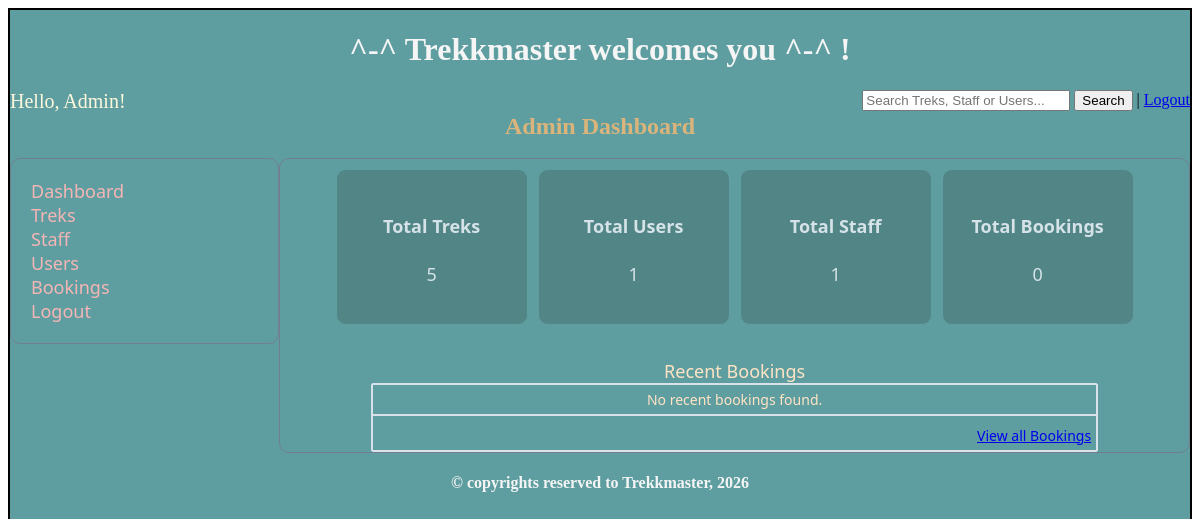
/admin, run on an earlier commit of the app's database.
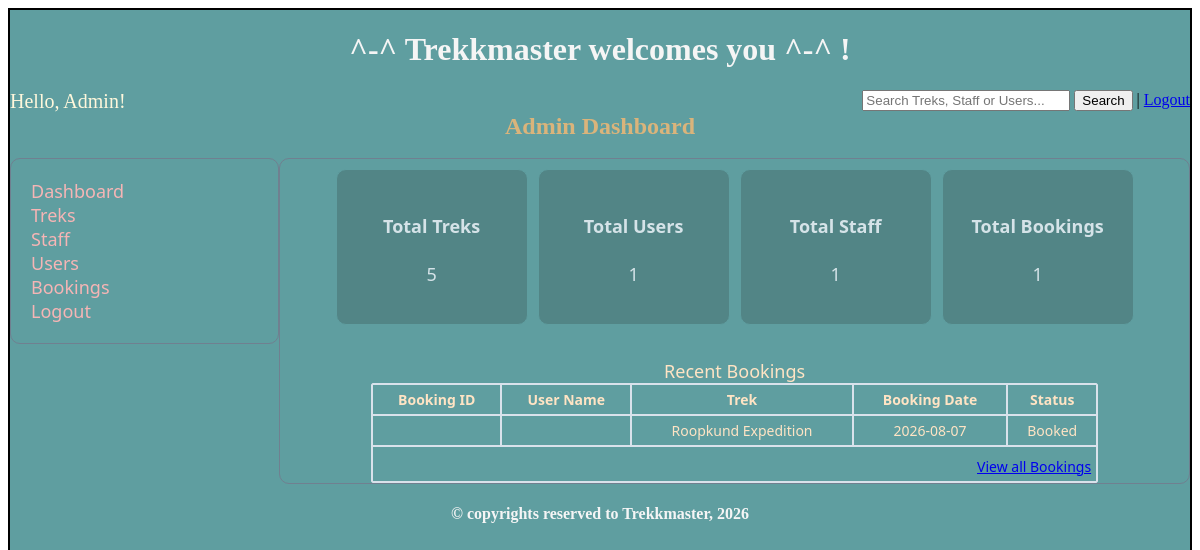
And on a later commit of the database.
### models.py (models this page shows)
class Bookings(db.Model):
    __tablename__='bookings'
    booking_id = db.Column(db.Integer, primary_key=True, autoincrement=True)
    trekker_id = db.Column(db.Integer, db.ForeignKey('trekker.trekker_id'), nullable=False)
    trek_id = db.Column(db.Integer, db.ForeignKey('trek.trek_id'), nullable=False)
    booking_date = db.Column(db.Date, nullable = False)
    status = db.Column(db.Integer, nullable=False, default=0)  #0-booked, 1-cancelled, 2-completed
    payment_status = db.Column(db.Integer, nullable=False, default=0)  #0-pending, 1-paid, 2-refunded

class Trek(db.Model):
    __tablename__='trek'
    trek_id = db.Column(db.Integer, primary_key=True, autoincrement=True)
    trek_name = db.Column(db.String, unique = True, nullable = False)
    location = db.Column(db.String, nullable = False)
    difficulty = db.Column(db.Integer, nullable=False, default=0)  #0-easy, 1-moderate, 2- hard
    staff_assigned = db.Column(db.Integer, db.ForeignKey('staff.staff_id'), nullable = False)
    status = db.Column(db.Integer, nullable=False, default=0)  #0-open, 1-closed, 2- completed
    duration = db.Column(db.Integer, nullable = False)
    description = db.Column(db.String, nullable = False)
    av_slots = db.Column(db.Integer, nullable = False)
    st_date = db.Column(db.Date, nullable = False)
    en_date = db.Column(db.Date, nullable = False)
    bookings = db.relationship("Bookings", cascade="all, delete", backref="trek")

### controller.py (the view)
@app.route('/admin')
def admin_dash():
    total_treks = Trek.query.filter(Trek.status != 4).count()
    total_users = Trekker.query.filter_by(status=0).count()
    total_staff = Staff.query.filter_by(status=1).count()
    total_bookings = Bookings.query.count()
    recent_bookings = Bookings.query.order_by(Bookings.booking_id.desc()).limit(3).all()
    return render_template("admin_dash.html", total_treks=total_treks,total_users=total_users,total_staff=total_staff,total_bookings=total_bookings,recent_bookings=recent_bookings)

### templates/admin_dash.html (shortened to what the changed rows need)
<!DOCTYPE html>
<html lang="en">
<head>
    <link rel="stylesheet" href="/static/main.css">
</head>
<body>
    <div class="container">
        <div class="center">
            <h1>^-^ Trekkmaster welcomes you ^-^ !</h1>
        </div>
        <h2 class="heading">Admin Dashboard</h2>
        <br>
        <div style="display: flex;">
            <div class="dash_style">
                <div style="display:flex; justify-content: center; gap:10px; margin-bottom: 10px; margin-top: 10px;">
                    <div class="single-metrics-card">
                        <h4>Total Bookings</h4>
                        <p>{{ total_bookings }}</p>
                    </div>
                </div>
                <br>
                <table class="table" name="Bookings">
                    <caption style="font-size: 18px;">Recent Bookings</caption>
                    {% for booking in recent_bookings %}
                    <tr>
                        <th>Booking ID</th>
                        <th>User Name</th>
                        <th>Trek</th>
                        <th>Booking Date</th>
                        <th>Status</th>
                    </tr>
                    <tr>
                        <td>{{ booking.id }}</td>
                        <td>{{ booking.trekker.name }}</td>
                        <td>{{ booking.trek.trek_name }}</td>
                        <td>{{ booking.booking_date.strftime('%Y-%m-%d') }}</td>
                        <td>
                            {% if booking.status == 0 %}Booked
                            {% elif booking.status == 1 %}Cancelled
                            {% elif booking.status == 2 %}Completed
                            {% endif %}
                        </td>
                    </tr>
                    {% else %}
                    <tr>
                        <td colspan="5">No recent bookings found.</td>
                    </tr>
                    {% endfor %}
                </table>
            </div>
        </div>
    </div>
</body>
</html>

What changed in the data, as far as the page shows it:
added Bookings: trek.trek_name "Roopkund Expedition", booking_date "2026-08-07", status "Booked"
Also different on the page:
{{ total_bookings }}: "0" → "1"
text no longer shown: "No recent bookings found."
